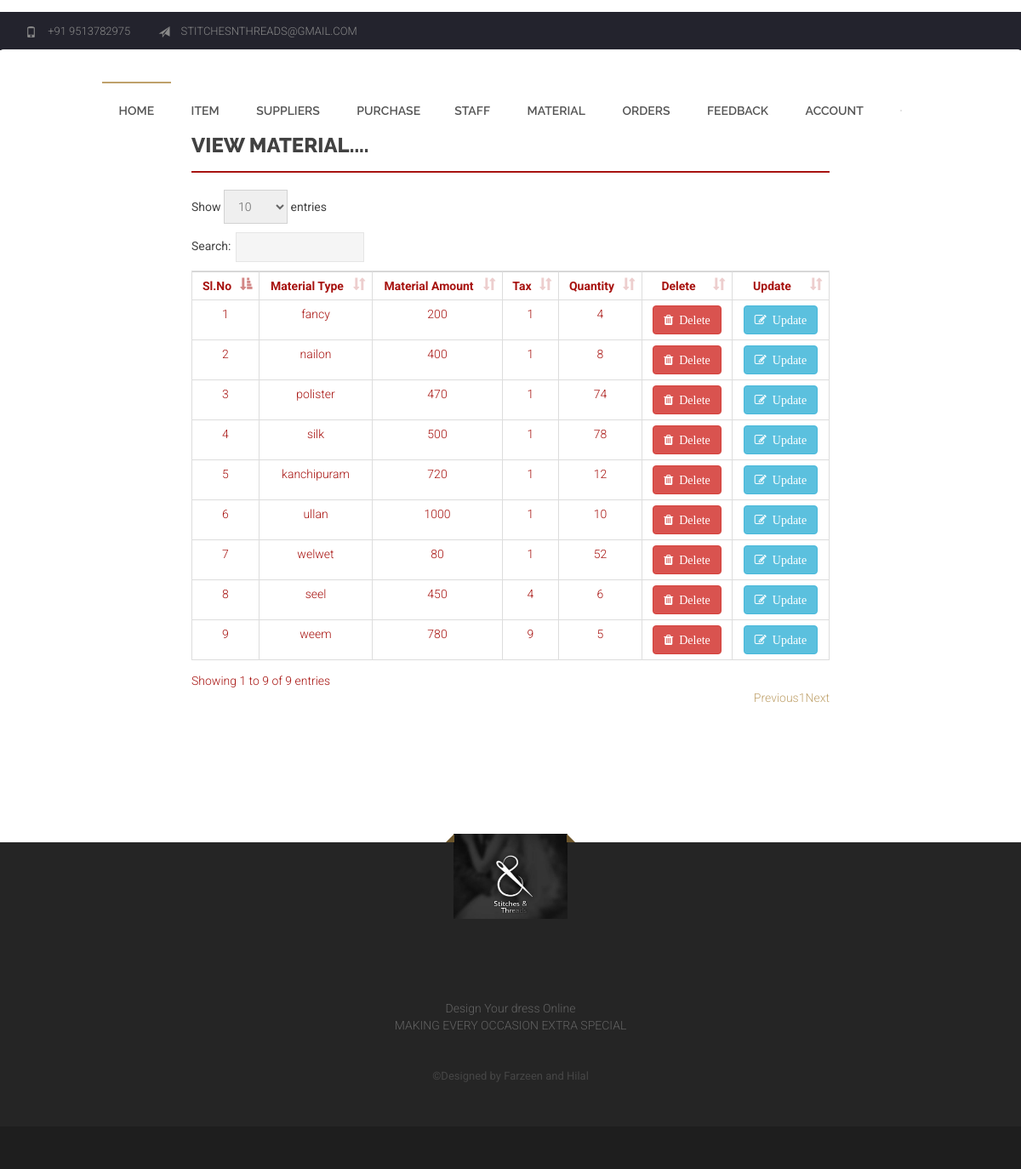
Screenshot of /admin/view_material.php (signed in) with the database file from the repository.
### tables this page shows
CREATE TABLE `tbl_material` (
  `m_id` int(11) NOT NULL,
  `m_type` varchar(20) NOT NULL,
  `m_amount` double NOT NULL,
  `tax` double NOT NULL,
  `qty` varchar(20) NOT NULL
);

### admin/view_material.php (the view, shortened to what this page needs)
<!doctype html>
<html class="no-js" lang="">
<head>
	<link rel="stylesheet" href="css/bootstrap.min.css">
	<link rel="stylesheet" href="css/font-awesome.min.css">
	<link rel="stylesheet" href="css/owl.carousel.css">
	<link rel="stylesheet" href="css/owl.theme.css">
	<link rel="stylesheet" href="css/prettyPhoto.css" type="text/css">
	<link rel="stylesheet" href="css/jcf.css">
	<link rel="stylesheet" href="css/icomoon.css">
	<link rel="stylesheet" type="text/css" href="css/flaticon.css">
	<link rel="stylesheet" type="text/css" href="css/dataTables.bootstrap.min.css">
	<link rel="stylesheet" href="css/transitions.css">
	<link rel="stylesheet" href="css/main.css">
	<link rel="stylesheet" href="css/responsive.css">
	<link rel="stylesheet" href="css/color.css">
</head>
<body class="home" style="background-image: url('../photos/IMG-20190326-WA0043.jpg'); background-size:100% 100%; background-repeat: no-repeat; ">
	<div id="wrapper">
		<?php include('header.php');?>
		<div id="main" class=" haslayout padding-section" style="padding:0px;">
			<div class="container">
				<form  action="" method="POST">
					<fieldset class="row">
					<div class="col-md-3"></div>
						<div class=" col-md-8 col-sm-8 col-xs-6 col-offset-sm-2 col-md-offset-2 reg-customers">
							<div class="border-left">
								<h2>VIEW Material....</h2>
							</div>
							<table class="table table-bordered" id="example">
							<thead>
								<tr>
								<th>Sl.No</th>
								<th>Material Type</th>
								<th>Material Amount</th>
								<th>Tax</th>
								<th>Quantity</th>
								<th>Delete</th>
								<th>Update</th>
								</tr>
							</thead>
							<tbody>
					<?php
                        include('connect.php');
						$i=1;
						$query=mysqli_query($con,"SELECT * from `tbl_material` ") or die(mysqli_error($con));
						while ($row=mysqli_fetch_array($query)) {?>
							<tr>
								<td><?php echo $i++;?></td>
								<td><?php echo $row['m_type'];?></td>
								<td><?php echo $row['m_amount'];?></td>
								<td><?php echo $row['tax'];?></td>
								<td><?php echo $row['qty'];?></td>
								<td><a href="material_dlt.php?mid=<?php echo $row['m_id'];?>" class="btn btn-danger"><i class="fa fa-trash">&nbsp;&nbsp;Delete</i></a></td>
								<td><a href="material_update.php?mid=<?php echo $row['m_id'];?>" class="btn btn-info"><i class="fa fa-edit">&nbsp;&nbsp;Update</i></a></td>
							</tr>
					<?php	}?>
				</tbody>
				</table>
						</div>
					</fieldset>
				</form>
		    </div>
		</div>
		</div>
   <?php include('footer.php');?>
</body>
</html>

### admin/header.php (shortened to what this page needs)
<header id="header" class="haslayout">
			<div class="top-bar haslayout">
				<div class="container">
					<div class="col-md-6 col-sm-3 col-xs-6 pull-left">
						<div class="row">
							<span class="phone">
								<i class="glyphicon glyphicon-phone"></i>
								<em>+91 9513782975</em>
							</span>
							<span class="email">
								<i class="glyphicon glyphicon-send"></i>
								<em><a href="">STITCHESNTHREADS@GMAIL.COM</a></em>
							</span>
						</div>
					</div>
				</div>
			</div>
			<nav id="nav" class="haslayout navbar">
				<div class="container-fluid">
					<div class="collapse navbar-collapse" id="bs-example-navbar-collapse-1">
						<ul>
							<li class="active"><a href="home.php">Home</a></li>
							<li class="dropdown">
								<a href="#">ITEM</a>
							</li>
								<li class="dropdown">
								<a href="#">SUPPLIERS</a>
							</li>
								    <li class="dropdown">
								<a href="#">PURCHASE</a>
																		</li>
									</ul>
							<li class="dropdown">
								<a href="#">Staff</a>
							</li>
							<li class="dropdown">
								<a href="#">Material</a>
							</li>
							<li class="dropdown">
								<a href="#">Orders</a>
							</li>
						    <li><a href="viewfeed.php">Feedback</a></li>
							<li class="dropdown">
								<a href="#">Account</a>
							</li>
							<li>
							<form class="form-search pull-right">
						</form></li>
					</div>
				</div>
			</nav>
		</header>

### admin/footer.php (shortened to what this page needs)
<footer id="footer" class="footer haslayout">
			<div class="brands haslayout padding-section">
			</div>
			<div class="footer-description haslayout small-padding-section">
				<div class="container">
					<div class="col-md-6 col-md-offset-3">
						<div class="row">
							<strong class="logo">
								<a href="index.html">
									<img src="../photos/LOGO.jpeg" alt="image description">
								</a>
							</strong>
							<div class="description">
								<p><br>Design Your dress Online<br>MAKING EVERY OCCASION EXTRA SPECIAL</p>
							</div>
							<span class="copyright">&copy;Designed by Farzeen and Hilal</a></span>
						</div>
					</div>
				</div>
			</div>
			<div class="payment haslayout small-padding-section">
			</div>
		</footer>

### admin/css/transitions.css (style rules this page uses)
.social-icon li a i, .dropdown-menu > li > a:focus, .dropdown-menu > li > a:hover, .dropdown ul.dropdown-menu, .email em a, .form-search, #nav ul li a, #nav ul li, #nav ul li:after, .form-search, .form-search fieldset input[type="text"], .owl-theme .owl-controls.clickable .owl-buttons div, .theme-btn, .owl-theme .owl-controls .owl-page span, .img-hover, .product:hover .cart-badge .corner:before, .product:hover .cart-badge .corner:after, div.stars, label.star, input.star:checked ~ label.star:before, #nav ul li ul li:before, .product:hover .detail .title, .topten-product .img-hover .holder, .topten-product h2, .topten-product a, .topten-products .banner-topten, .small-theme-btn, .social-icon li a, .payment ul li i, .backtomain, .address .address-info li em a, .post, .border-left:after, .them-pagination ul.pagination li a, .btns-post .btn-prevpost, .btns-post .btn-nextpost, .widget.category ul li a, .widget.category ul li a:after, .widget ul li .post-title a, .post h3 a, .product-tabs .item a, .button-box a, .product-btns ul li a, .col.info .social-icon li a, .shirt-pattran li label, .jcf-file .jcf-upload-button, .date-reply span a, .order-detail span i, .button-box li span, .dropdown-menu, .bg-checkbox { -webkit-transition: all 300ms ease-in-out; -moz-transition: all 300ms ease-in-out; -ms-transition: all 300ms ease-in-out; -o-transition: all 300ms ease-in-out; transition: all 300ms ease-in-out; }

### admin/css/color.css (style rules this page uses)
#nav ul li a { color:#555; }
.dropdown, .btn-dropdown { background:none; }
.email , .phone, .email em a, .btn-dropdown { color:#898989; }
#nav ul li ul li:before, .slider-caption h1 span, .theme-btn:hover, .dropdown-menu > li > a:focus, .dropdown-menu > li > a:hover, .small-theme-btn:hover, .col.info .social-icon li a:hover, .social-icon li a:hover, .aboutus .social-icon li a:hover, .getstarted, .navbar-toggle .icon-bar, .breadcrumbs, .about-area .social-icon li a:hover, .post:hover .border-left:after, .them-pagination ul.pagination li.btn-prev a:hover, .them-pagination ul.pagination li.btn-next a:hover, .about-author .border-left:after, #nav ul li:after { background:#bfa16b; }
.them-pagination ul.pagination li.btn-prev a, .them-pagination ul.pagination li.btn-next a, .border-left:after { background:#a7120f; }
.footer-description { background:#252525; color:#636363; }
.payment { background:#1e1e1e; }

### rows the page displays
tbl_material: m_type "fancy", m_amount "200", tax "1", qty "4"
tbl_material: m_type "nailon", m_amount "400", tax "1", qty "8"
tbl_material: m_type "polister", m_amount "470", tax "1", qty "74"
tbl_material: m_type "silk", m_amount "500", tax "1", qty "78"
tbl_material: m_type "kanchipuram", m_amount "720", tax "1", qty "12"
tbl_material: m_type "ullan", m_amount "1000", tax "1", qty "10"
tbl_material: m_type "welwet", m_amount "80", tax "1", qty "52"
tbl_material: m_type "seel", m_amount "450", tax "4", qty "6"
tbl_material: m_type "weem", m_amount "780", tax "9", qty "5"
